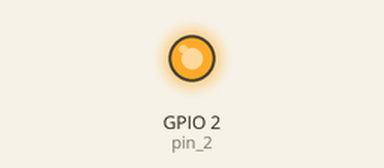
Simulated run of this program. Board: ESP8266 board running MicroPython. Parts: output pins drawn as LEDs (lit = HIGH).

Above: at 1.5 s.
At 4.5 s:
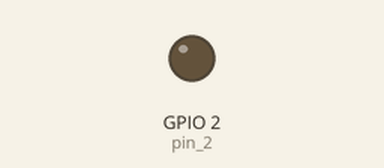
Timing chart, 0 to 7.8 s (numbered marks = the images above):
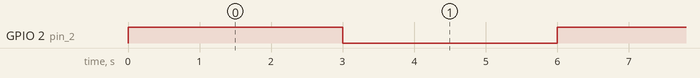

Measured:
- by itself, GPIO 2 (pin_2): alternates HIGH for 3.0 s and LOW for 3.0 s

The program:

simpleLEDCircuits.py
```python
"""Simple LED On/Off."""
from machine import Pin
import time


def simpleLEDOn_Off(pin):
    """Turn On and Off Pin 2."""
    while True:
        pin_2 = Pin(2, Pin.OUT)
        pin_2.high()
        time.sleep(3)
        pin_2.low()
        time.sleep(3)


if __name__ == "__main__":
    simpleLEDOn_Off(pin=2)
```
